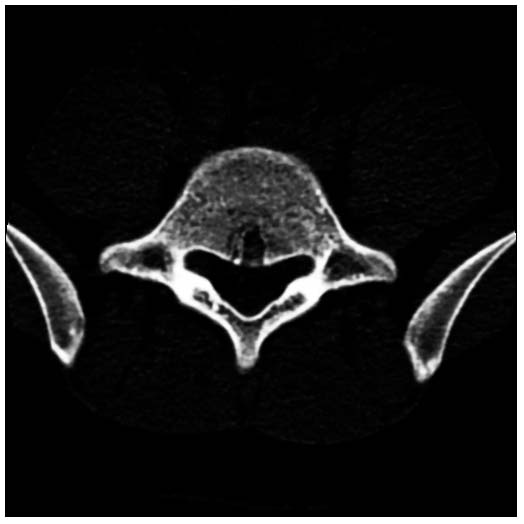
#> input picture Spline_HL2/Assets/Picture/view of picture/X-axis section/Jia_Axial+053.75-000.jpg, 524 x 524 px
$ python -i shape.py   (imports and definitions only)
#> lines starting #> are read from the running program, lines starting #| are printed output that depends on the picture; after the words box and inside, x2 and y2 are one past the last pixel; in counts of white or black regions, pixels touching at a corner belong together
import cv2
import numpy as np
import matplotlib.pyplot as plt
import matplotlib as mpl
import torch

# ①读取分割掩膜，对其中的点进行计数==========================================================================================
def counted(image_filename):
    # 1. 读取图像
    if type(image_filename) == str:
        # print("string")
        image = cv2.imread(image_filename, cv2.IMREAD_COLOR)
#> image is the input picture: shape (524, 524, 3); min 0, max 255, mean 28
        gray = cv2.cvtColor(image, cv2.COLOR_BGR2GRAY)
        # print("image.shape, gray.shape", image.shape, gray.shape)

    else:
        # print("tensor")
        if isinstance(image_filename, torch.Tensor):
            image = image_filename.detach().cpu().numpy() * 255
        else:
            image = image_filename * 255
        # [5 lines of commented-out code are left out]
        image = cv2.cvtColor(image, cv2.COLOR_GRAY2BGR).astype(np.uint8)
        gray = cv2.cvtColor(image, cv2.COLOR_BGR2GRAY)
        # gray = image*255
        # print("max(image),min(image)", np.max(image), np.min(image))
        # print("image.shape, gray.shape", image.shape, gray.shape)

    # 2. 转换为灰度图像,添加高斯模糊
    blurred = cv2.GaussianBlur(gray, (5, 5), 0)
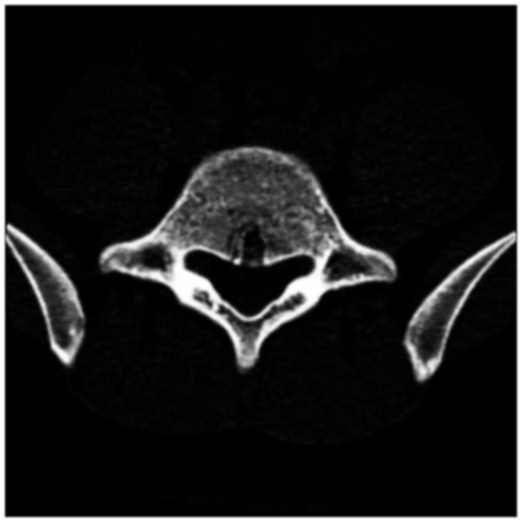
#> blurred: shape (524, 524); min 0, max 255, mean 28
    # print("max(gray),min(gray)", np.max(gray), np.min(gray))
    # 3. 应用阈值操作或边缘检测来创建二值图像
    _, thresh = cv2.threshold(blurred, 100, 255, cv2.THRESH_BINARY)
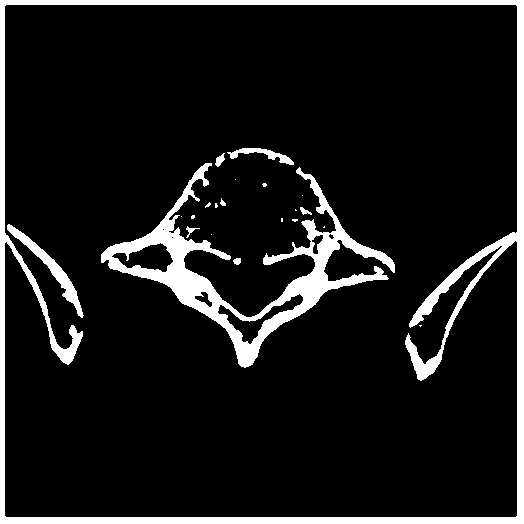
#> thresh: shape (524, 524); 10.3% white; 22 white regions (13 under 20 px)
    # print("max(thresh),min(thresh)", np.max(thresh), np.min(thresh))
    # 4. 查找轮廓
    contours, _ = cv2.findContours(thresh, cv2.RETR_TREE, cv2.CHAIN_APPROX_SIMPLE)
#> contours = 30 contours, 16 with area under 20; largest, box (x1, y1, x2, y2) and area: (0, 0, 524, 524) 273529, (4, 4, 518, 518) 260046, (101, 163, 395, 368) 11843, (217, 293, 304, 345) 1056, (111, 242, 174, 273) 1044

    # 5. 计算每个轮廓的面积
    contour_areas = [cv2.contourArea(contour) for contour in contours]
#> contour_areas = 30 values, max 273529 at index 0, min 0 at index 4, mean 18309.2

    # 6. 计算轮廓面积，筛选出面积最大的n个轮廓
    sorted_contours = [x for _, x in sorted(zip(contour_areas, contours), key=lambda pair: pair[0], reverse=True)]
#> sorted_contours has the same summary as contours
    top_contours = sorted_contours[:15]
#> top_contours = 15 contours, 1 with area under 20; largest, box (x1, y1, x2, y2) and area: (0, 0, 524, 524) 273529, (4, 4, 518, 518) 260046, (101, 163, 395, 368) 11843, (217, 293, 304, 345) 1056, (111, 242, 174, 273) 1044

    # # 绘制最大的前十五个轮廓
    # # print(image.shape)
    # cv2.drawContours(image, top_contours, -1, (0, 255, 0), 3)
    # # 显示结果
    # cv2.imshow('Image with Top 15 Contours', image)
    # cv2.waitKey(0)
    # cv2.destroyAllWindows()
    return len(sorted_contours), -1, top_contours, image


# ②获取标定点的质心坐标====================================================================================================
# [223 lines left out: functions get_centroids, correct, correct_plot, not called in this run]

>>> result = counted('../../../../../Spline_HL2/Assets/Picture/view of picture/X-axis section/Jia_Axial+053.75-000.jpg')

$ run again, on Spline_HL2/Assets/Picture/view of picture/X-axis section/Jia_Axial+156.25-000.jpg
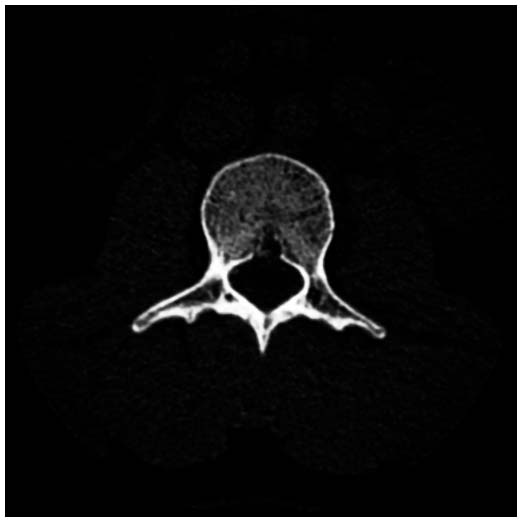
#> input picture Spline_HL2/Assets/Picture/view of picture/X-axis section/Jia_Axial+156.25-000.jpg, 524 x 524 px
#> in counted, image is the input picture: shape (524, 524, 3); min 0, max 255, mean 20.2
#> in counted, `blurred = cv2.GaussianBlur(gray, (5, 5), 0)`:
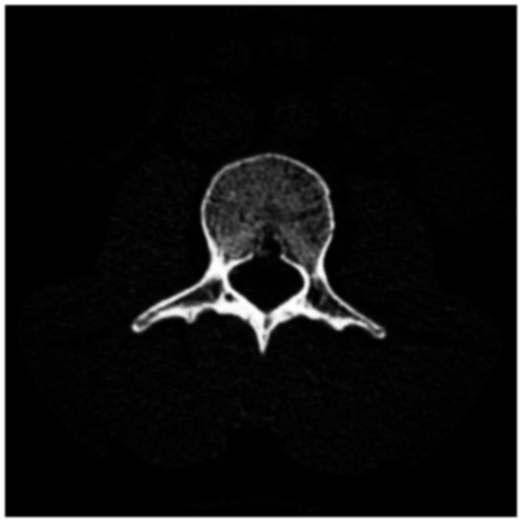
#> blurred: shape (524, 524); min 0, max 255, mean 20.2
#> in counted, `_, thresh = cv2.threshold(blurred, 100, 255, cv2.THRESH_BINARY)`:
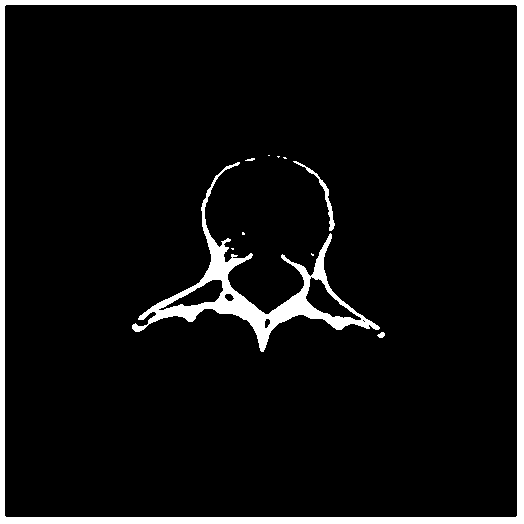
#> thresh: shape (524, 524); 6.9% white; 11 white regions (6 under 20 px)
#> contours = 18 contours, 9 with area under 20; largest, box (x1, y1, x2, y2) and area: (0, 0, 524, 524) 273529, (4, 4, 518, 518) 263161, (132, 162, 380, 352) 7262, (305, 276, 362, 321) 963, (158, 279, 224, 311) 794
#> contour_areas = [273529, 263161, 24, 2, 1.5, 3.5, 7262, 2, 2, 44.5, 56.5, 793.5, 963, 215.5, 9.5, 2, 1, 0]
#> sorted_contours has the same summary as contours
#> top_contours = 15 contours, 6 with area under 20; largest, box (x1, y1, x2, y2) and area: (0, 0, 524, 524) 273529, (4, 4, 518, 518) 263161, (132, 162, 380, 352) 7262, (305, 276, 362, 321) 963, (158, 279, 224, 311) 794
